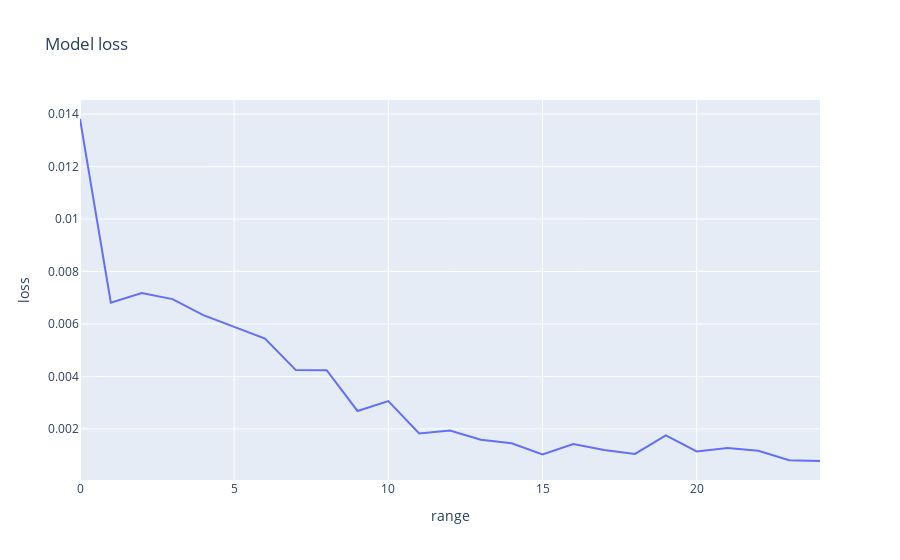

Write notebook code for a chart like this one.
### Code cell
# create a dataframe
df_modelLoss = pd.DataFrame({'loss':modelLoss})
# insert a value x for creating interactive plot using plotly express
df_modelLoss.insert(0, 'range', list(range(len(df_modelLoss))))
# interactive plotly express
fig = px.line(df_modelLoss, x="range", y='loss', title='Model loss')
fig.show()

### Figure 1 — Plotly figure (JSON) as saved in the notebook; plotly's stock layout.template omitted (floating-point values rounded to 4 significant figures)
{"data": [{"hovertemplate": "range=%{x}<br>loss=%{y}<extra></extra>", "legendgroup": "", "line": {"color": "#636efa", "dash": "solid"}, "marker": {"symbol": "circle"}, "mode": "lines", "name": "", "orientation": "v", "showlegend": false, "type": "scatter", "x": [0, 1, 2, 3, 4, 5, 6, 7, 8, 9, 10, 11, 12, 13, 14, 15, 16, 17, 18, 19, 20, 21, 22, 23, 24], "xaxis": "x", "y": [0.01382, 0.00681, 0.00718, 0.006947, 0.006337, 0.0059, 0.005444, 0.004241, 0.004236, 0.002683, 0.003062, 0.001825, 0.001938, 0.001585, 0.001449, 0.001025, 0.001425, 0.001195, 0.001043, 0.001753, 0.001139, 0.001273, 0.001166, 0.0008039, 0.0007755], "yaxis": "y"}], "layout": {"legend": {"tracegroupgap": 0}, "title": {"text": "Model loss"}, "xaxis": {"anchor": "y", "domain": [0, 1], "title": {"text": "range"}}, "yaxis": {"anchor": "x", "domain": [0, 1], "title": {"text": "loss"}}}}
